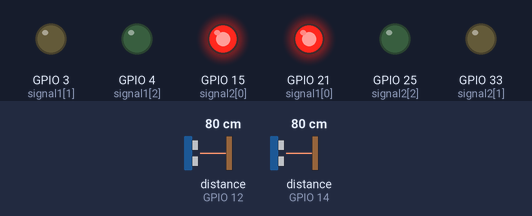
The sketch below on a simulated ESP32. On the bench: output pins drawn as LEDs (lit = HIGH). Wiring (from diagram.json): 2 × ultrasonic range finder: trigger GPIO 27, echo GPIO 14 / trigger GPIO 13, echo GPIO 12. Inputs (shaded band) come from the test bench; at power-on: distance to the obstacle (sensors on GPIO 12, GPIO 14) 80 cm. The echo pulse lasts 58.3 µs per cm; pins used as bus, display or sensor lines are not drawn.

Above: at 1.2 s.
1.3 s: distance to the obstacle (sensor on GPIO 12) set to 12 cm
2.8 s: distance to the obstacle (sensor on GPIO 12) set to 9 cm
At 4.1 s:
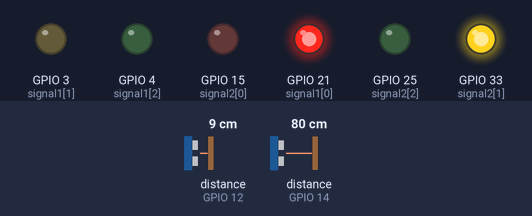
At 5.7 s:
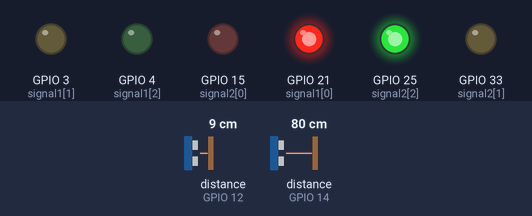
Timing chart, 0 to 7.2 s (numbered marks = the images above; inputs shaded):
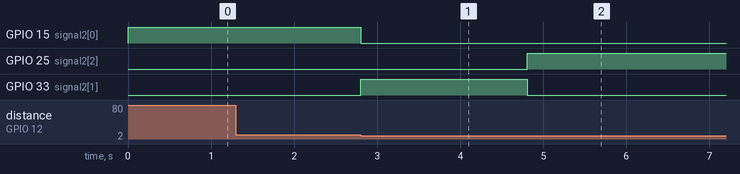

The sketch:

two_sensors_custom.ino
```cpp
int signal1[] = { 21, 03, 04 };
int signal2[] = { 15, 33, 25 };

int triggerpin2 = 13;
int echopin2 = 12;

int triggerpin1 = 27;
int echopin1 = 14;

int greenDelay = 2000;
int yellowDelay = 2000;
int t = 10;  // Distance threshold for triggering signals

long duration;         // Time for ultrasonic signal to return
int S1 = 20, S2 = 20;  // Distance measurements from each sensor

int currentGreen = -1;  // Keeps track of currently green signal (-1 for none)

void setup() {
  Serial.begin(115200);

  // Initialize traffic signal LEDs as outputs
  for (int i = 0; i < 3; i++) {
    pinMode(signal1[i], OUTPUT);
    pinMode(signal2[i], OUTPUT);
  }

  // Initialize ultrasonic sensor pins
  pinMode(triggerpin1, OUTPUT);
  pinMode(echopin1, INPUT);
  pinMode(triggerpin2, OUTPUT);
  pinMode(echopin2, INPUT);

  digitalWrite(signal1[0], HIGH);
  digitalWrite(signal2[0], HIGH);

  resetSignals();
}

void loop() {
  S1 = readDistance(triggerpin1, echopin1);
  S2 = readDistance(triggerpin2, echopin2);

  if (currentGreen == -1) {
    if (S1 < t || S2 < t) {
      if (S1 < t) {
        turnToGreen(1);
      } else if (S2 < t) {
        turnToGreen(2);
      }
    } else {
      // normalRotation()
      resetSignals();
    }
  }
}


int readDistance(int triggerPin, int echoPin) {
  digitalWrite(triggerPin, LOW);
  delayMicroseconds(2);
  digitalWrite(triggerPin, HIGH);
  delayMicroseconds(10);
  digitalWrite(triggerPin, LOW);
  duration = pulseIn(echoPin, HIGH);
  return duration * 0.034 / 2;  // Convert to cm
}

void turnToGreen(int signalNo) {
  currentGreen = signalNo;
  int signal[] = { 0, 0, 0 };
  int currentValue;
  if (signalNo == 1) {
    signal[0] = signal1[0];
    signal[1] = signal1[1];
    signal[2] = signal1[2];
    currentValue = readDistance(triggerpin1, echopin1);
  } else if (signalNo == 2) {
    signal[0] = signal2[0];
    signal[1] = signal2[1];
    signal[2] = signal2[2];
    currentValue = readDistance(triggerpin2, echopin2);
  }

  digitalWrite(signal[0], LOW);
  digitalWrite(signal[1], HIGH);
  digitalWrite(signal[2], LOW);

  delay(yellowDelay);


  while (currentValue <= t) {
    // Update currentValue based on sensor readings
    currentValue = (signalNo == 1) ? readDistance(triggerpin1, echopin1) : readDistance(triggerpin2, echopin2);
    digitalWrite(signal[0], LOW);
    digitalWrite(signal[1], LOW);
    digitalWrite(signal[2], HIGH);
    delay(greenDelay);
    // Optionally add a small delay here if needed
  }

  currentGreen = -1;
  resetSignals();
}


void resetSignals() {
  for (int i = 0; i < 3; i++) {
    if (i == 0) {
      digitalWrite(signal1[i], HIGH);
      digitalWrite(signal2[i], HIGH);
      continue;
    }

    digitalWrite(signal1[i], LOW);
    digitalWrite(signal2[i], LOW);
  }
}
```

Measured:
- the behaviour switches between 11 and 10 cm on distance to the obstacle (sensor on GPIO 12) (found by bisection; images 0 and 1)
- after the input at 1.3 s, every drawn part: stays the same
- after the input at 2.8 s, GPIO 15 (signal2[0]): HIGH → LOW at once; GPIO 25 (signal2[2]): LOW → HIGH after 2.0 s; GPIO 33 (signal2[1]): LOW → HIGH at once, → LOW 2.0 s later
